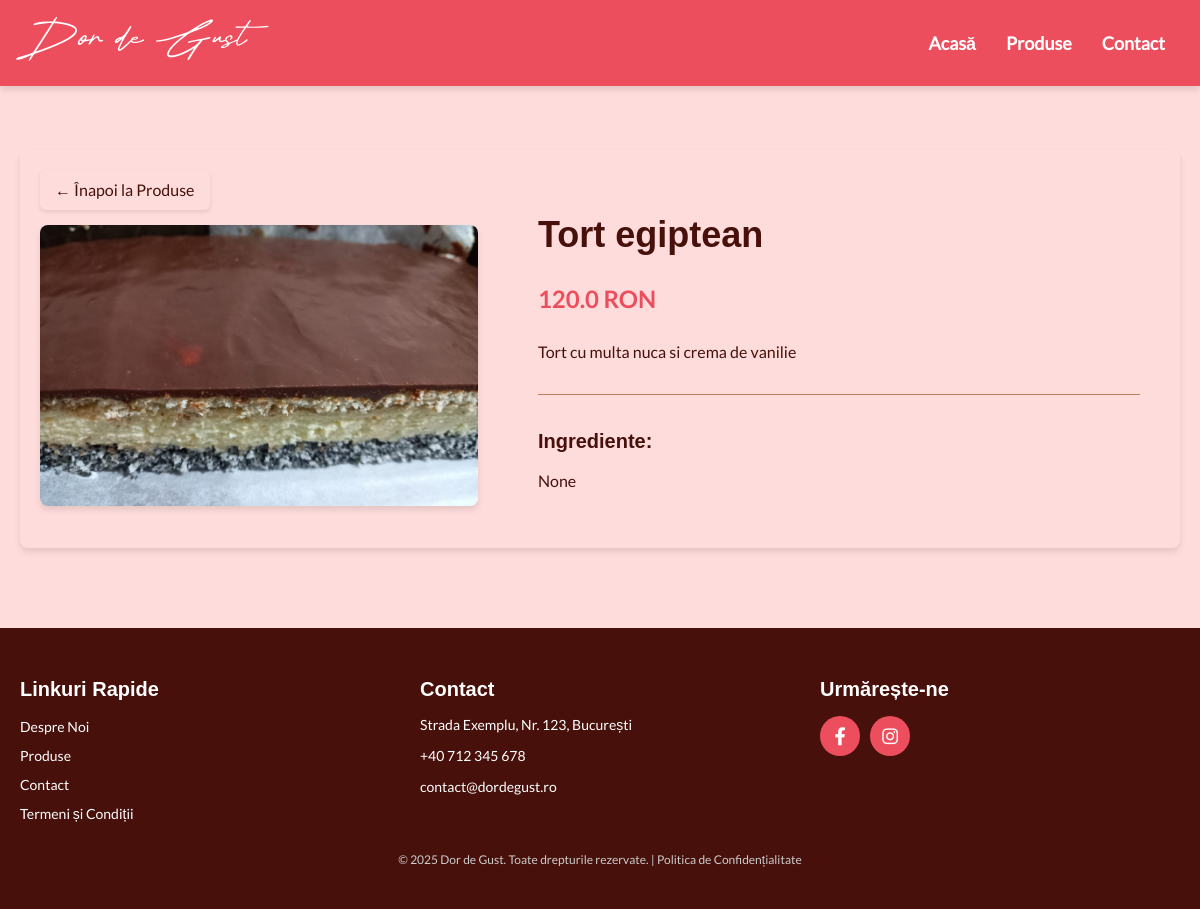
The app's page /products/4 with its own data.
### tables this page shows
CREATE TABLE "produse" (
	"id"	INTEGER,
	"nume"	TEXT NOT NULL,
	"descriere"	TEXT NOT NULL,
	"pret"	REAL NOT NULL,
	"imagine"	TEXT NOT NULL,
	"categorie"	TEXT,
	"ingrediente"	TEXT,
	PRIMARY KEY("id" AUTOINCREMENT)
);

### app.py (the view)
@app.route('/products/<int:product_id>')
def product_details(product_id):
    conn = get_db_connection()
    produs = conn.execute('SELECT * FROM produse WHERE id = ?', (product_id,)).fetchone()
    conn.close()
    return render_template('product.html', produs=produs)

### app.py (called while the page is built)
def get_db_connection():
    conn = sqlite3.connect(DATABASE)
    conn.row_factory = sqlite3.Row
    return conn

### templates/product.html (shortened to what this page needs)
<!DOCTYPE html>
<html lang="ro">
<head>
    <link rel="stylesheet" href="/static/css/styles.css">
    <link href="https://cdnjs.cloudflare.com/ajax/libs/font-awesome/6.0.0-beta3/css/all.min.css" rel="stylesheet">
</head>
<body>
    <header>
        <div class="logo"><a href="/">Dor de Gust</a></div>
        <nav>
            <ul>
                <li><a href="/">Acasă</a></li>
                <li><a href="/products">Produse</a></li>
                <li><a href="/contact">Contact</a></li>
            </ul>
        </nav>
    </header>
    <main>
        <div class="product-details">
            <div class="product-image">
                <a href="/products" class="back-button">&larr; Înapoi la Produse</a>
                <img src="{{ produs['imagine'] }}" alt="{{ produs['nume'] }}">
            </div>
            <div class="product-info">
                <h1>{{ produs['nume'] }}</h1>
                <p class="price">{{ produs['pret'] }} RON</p>
                <p>{{ produs['descriere'] }}</p>
                <div class="product-ingredients">
                    <h3>Ingrediente:</h3>
                    <p>{{ produs['ingrediente'] }}</p>
                </div>
            </div>
        </div>
    </main>
    <footer>
        <div class="footer-container">
            <div class="footer-nav">
                <h3>Linkuri Rapide</h3>
                <ul>
                    <li><a href="#about">Despre Noi</a></li>
                    <li><a href="/products">Produse</a></li>
                    <li><a href="#contact">Contact</a></li>
                    <li><a href="/termeni-si-conditii">Termeni și Condiții</a></li>
                </ul>
            </div>
            <div class="footer-contact">
                <h3>Contact</h3>
                <p>Strada Exemplu, Nr. 123, București</p>
                <p><a href="tel:+40712345678">+40 712 345 678</a></p>
                <p><a href="mailto:contact@dordegust.ro">contact@dordegust.ro</a></p>
            </div>
            <div class="social-icons">
                <h3>Urmărește-ne</h3>
                <div class="icons-container">
                <a href="https://facebook.com" target="_blank" class="circle-icon"><i class="fab fa-facebook-f"></i></a>
                <a href="https://instagram.com" target="_blank" class="circle-icon"><i class="fab fa-instagram"></i></a>
</div>
            </div>
        </div>
        <p class="footer-copyright">
            &copy; 2025 Dor de Gust. Toate drepturile rezervate. |
            <a href="/politica-confidentialitate">Politica de Confidențialitate</a>
        </p>
    </footer>
</body>
</html>

### static/css/styles.css (style rules this page uses)
:root { --roz-glazurat: #FEDCDB; --miere: #F2AF5E; --inghetata-capsuni: #EC4E5D; --caramel: #BF7F5B; --ciocolata-neagra: #47100B; }
body { margin: 0; padding: 0; font-family: 'Lato', Arial, sans-serif; background-color: var(--roz-glazurat); color: var(--ciocolata-neagra); }
header { position: fixed; top: 0; left: 0; width: 100%; background-color: var(--inghetata-capsuni); color: var(--ciocolata-neagra); padding: 15px 20px; display: flex; justify-content: space-between; align-items: center; box-shadow: 0 4px 6px rgba(0, 0, 0, 0.1); z-index: 1000; box-sizing: border-box; }
.logo a { font-family: 'The Signature'; font-size: 55px; color: white; text-decoration: none; }
nav ul { list-style: none; margin: 0; padding: 0; display: flex; }
nav ul li { margin: 0 15px; }
nav ul li a { text-decoration: none; color: white; font-weight: bold; font-size: 18px; transition: color 0.3s; }
main { padding: 20px; margin-top: 70px; }
footer { background-color: var(--ciocolata-neagra); color: white; padding: 30px 20px; font-family: 'Lato', Arial, sans-serif; }
.footer-container { display: flex; flex-wrap: wrap; gap: 40px; justify-content: space-between; max-width: 1200px; margin: 0 auto; }
.footer-nav, .footer-contact, .social-icons { flex: 1 1 30%; }
.footer-nav h3, .footer-contact h3, .social-icons h3 { font-family: 'Pattaya', Arial, sans-serif; font-size: 20px; margin-bottom: 15px; }
.footer-nav ul { list-style: none; padding: 0; margin: 0; }
.footer-nav ul li { margin-bottom: 10px; }
.footer-nav ul li a { color: white; text-decoration: none; font-size: 14px; }
.footer-contact p, .footer-contact a { font-size: 14px; color: white; text-decoration: none; }
.circle-icon { display: inline-flex; align-items: center; justify-content: center; width: 40px; height: 40px; border-radius: 50%; background-color: var(--inghetata-capsuni); color: white; font-size: 18px; text-decoration: none; transition: background-color 0.3s ease, transform 0.3s ease; gap: 25px; }
.icons-container { gap: 10px; display: flex; }
.circle-icon i { margin: 0; }
.footer-copyright { text-align: center; margin-top: 20px; font-size: 12px; color: #ccc; }
.footer-copyright a { color: #ccc; text-decoration: none; }

### templates/product.html (style rules this page uses)
.product-details { display: flex; gap: 40px; margin: 60px auto; max-width: 1200px; align-items: flex-start; padding: 20px; background-color: var(--roz-glazurat); border-radius: 8px; box-shadow: 0 4px 6px rgba(0, 0, 0, 0.1); }
.back-button { display: inline-block; margin-bottom: 15px; font-family: 'Lato', Arial, sans-serif; font-size: 16px; color: var(--ciocolata-neagra); text-decoration: none; background-color: var(--roz-glazurat); padding: 10px 15px; border-radius: 6px; transition: background-color 0.3s ease, color 0.3s ease; box-shadow: 0 2px 4px rgba(0, 0, 0, 0.1); }
.product-image { position: relative; flex: 1 1 40%; max-width: 40%; }
.product-image img { width: 100%; border-radius: 8px; box-shadow: 0 4px 6px rgba(0, 0, 0, 0.1); }
.product-info { flex: 1 1 55%; max-width: 55%; text-align: left; padding: 20px; }
.product-info h1 { font-family: 'Pattaya', Arial, sans-serif; font-size: 36px; color: var(--ciocolata-neagra); margin-bottom: 20px; }
.product-info .price { font-family: 'Lato Bold', Arial, sans-serif; font-size: 24px; color: var(--inghetata-capsuni); margin-bottom: 20px; }
.product-info p { font-family: 'Lato', Arial, sans-serif; font-size: 16px; line-height: 1.6; color: var(--ciocolata-neagra); margin-bottom: 15px; }
.product-ingredients { margin-top: 30px; padding-top: 15px; border-top: 1px solid var(--caramel); }
.product-ingredients h3 { font-family: 'Pattaya', Arial, sans-serif; font-size: 20px; color: var(--ciocolata-neagra); margin-bottom: 10px; }
.product-ingredients p { font-family: 'Lato', Arial, sans-serif; font-size: 16px; color: var(--ciocolata-neagra); line-height: 1.5; }

### records on screen
produse: imagine (picture), nume "Tort egiptean", pret "120.0", descriere "Tort cu multa nuca si crema de vanilie", ingrediente "None"
